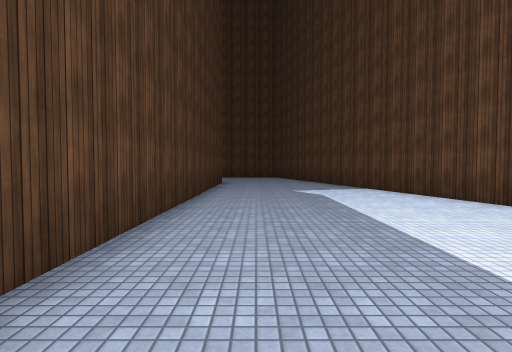
view 1 (above)

23 first-person views from a walk through a Unity game level. The camera is 1.4 m above the floor, tilts 2° down and sees 80° across. The floor is counted in squares, 2 m on a side. Each view is taken from the middle of a square. On the plan, view 1 faces up. The plan holds only what a view shows up to about 10 squares ahead; the rest is blank. The place goes on beyond the plan. The player is left out. Some surface patterns are stand-ins.

view 2
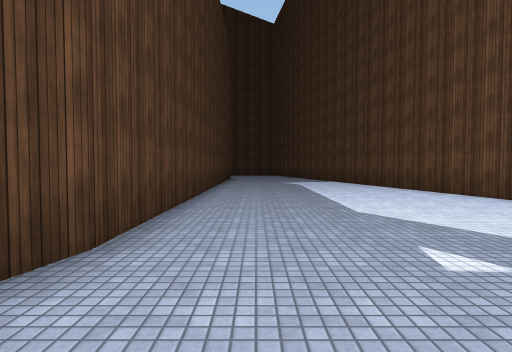

view 3
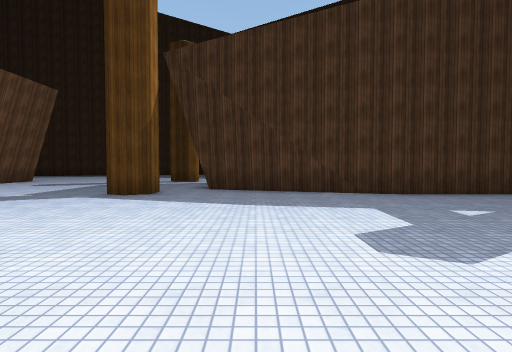

view 4
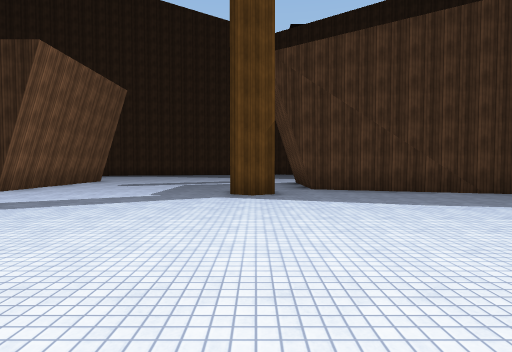

view 5
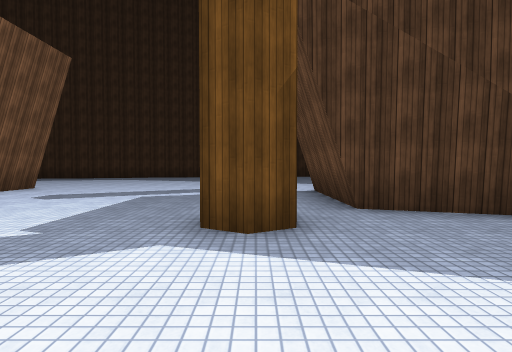

view 6
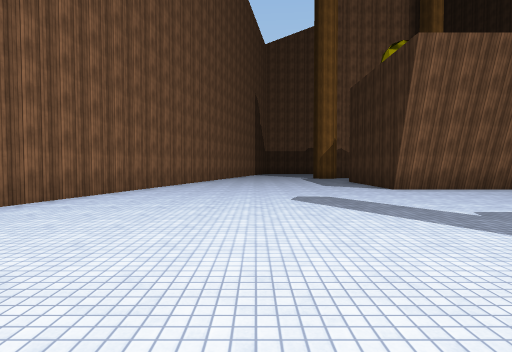

view 7
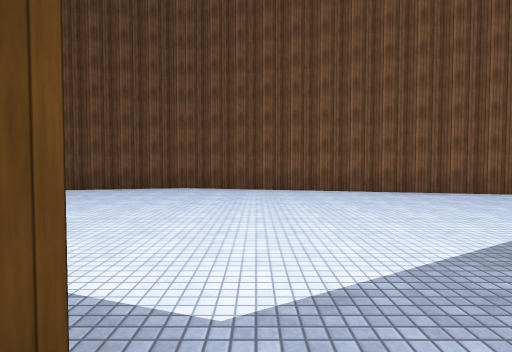

view 8
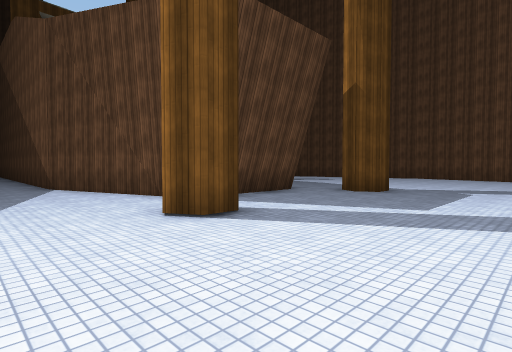

view 9
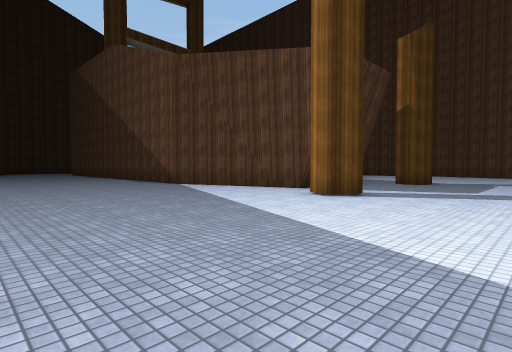

view 10
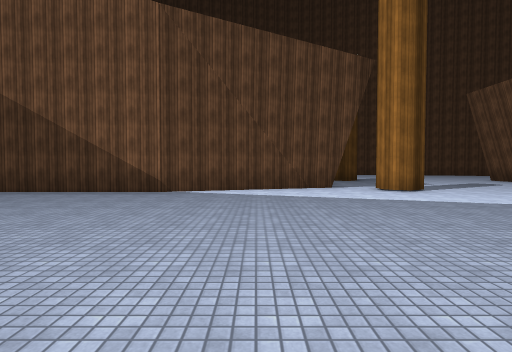

view 11
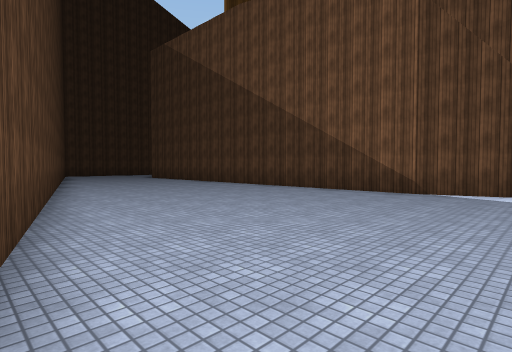

view 12
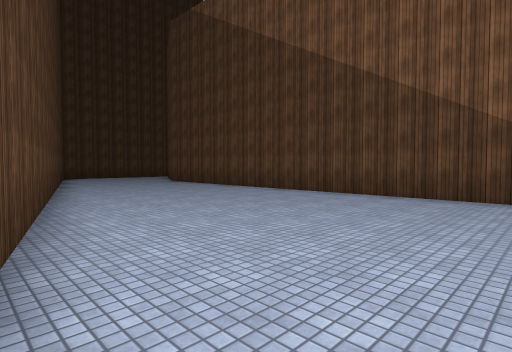

view 13
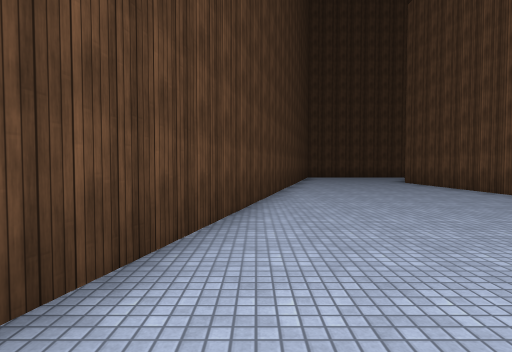

view 14
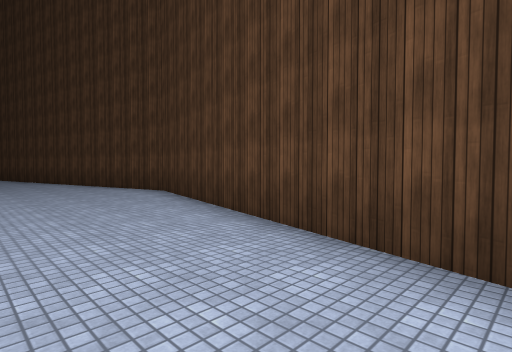

view 15
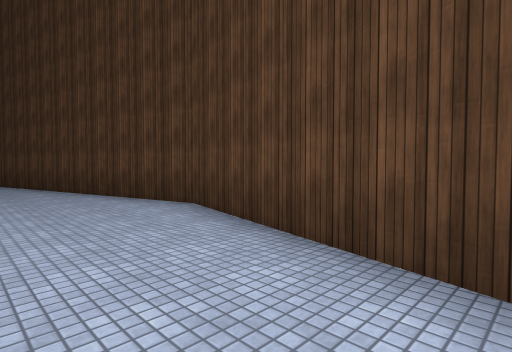

view 16
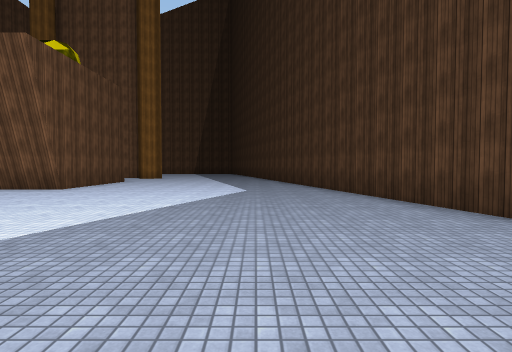

view 17
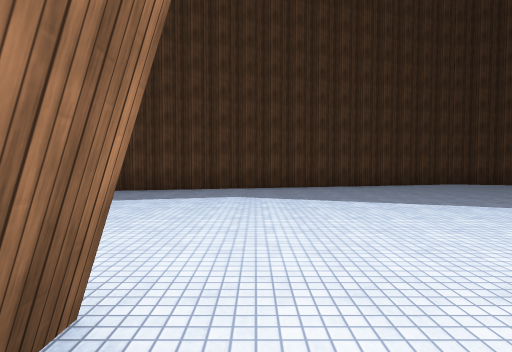

view 18
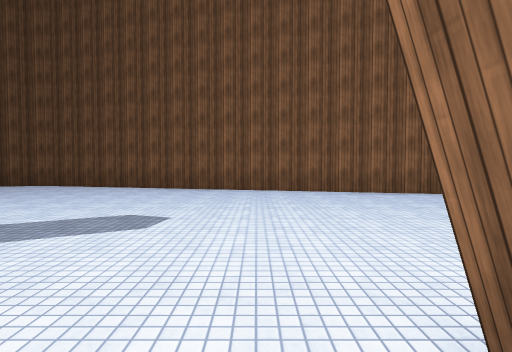

view 19
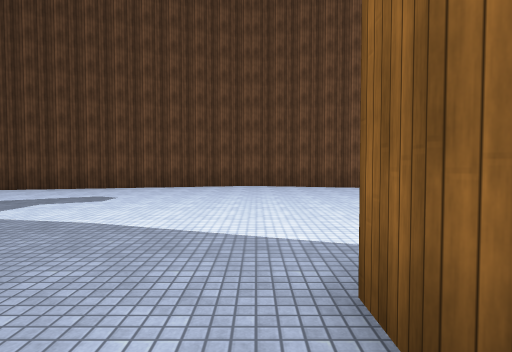

view 20
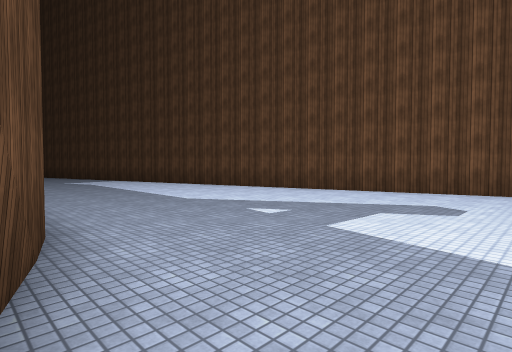

view 21
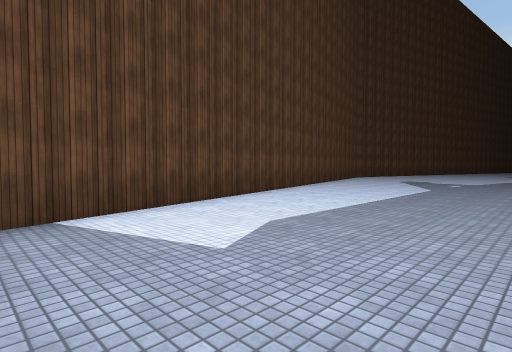

view 22
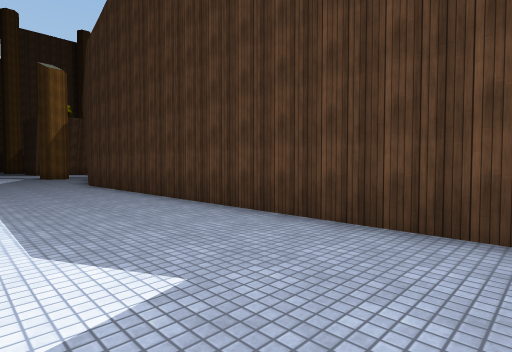

view 23
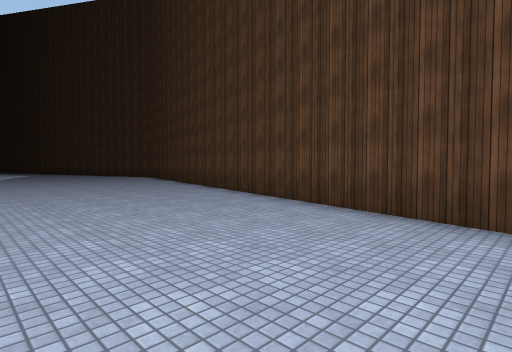

### Floor plan
Points are (right, up) in squares from view 1. A wall is a line through its corners. A room is listed if a view was taken in it or the views show most of it. See-through windows are left out.
Room 1 (views 1, 2, 3, 4, 5, 6, 7, 8, 9, 10, 11, 12, 13, 14, 15, 16, 17, 18, 19, 20, 21, 22, 23)
walls: (-6.9, -8.6) (-7.6, -8.6) (-7.9, -8.1) (-7.6, -7.5) (-6.9, -7.5); (-2.3, -8.1) (-2, -7.5) (-1.4, -7.5) (-1.1, -8.1) (-1.4, -8.6) (-2, -8.6) (-2.3, -8.1); (-1.4, -1.4) (-2.6, -6.6) (-6.3, -6.6) (-8, -1.5) (-8, 10.1); (-7.4, -14.6) (-2, -14.6); (-2, -14.8) (-2, -16); (-7.4, -16) (-7.4, -14.8); (4.9, -16.5) (7.4, -6.8) (3.1, 10); (-1.4, 10) (-1.4, -1.5); (-12.8, 10.4) (-17.2, -6.8) (-14.7, -16.6)
low walls: (-7.4, -14.8) (-6.6, -14.8); (-2.4, -14.8) (-2, -14.8)

Positions as (right, up) in squares from view 1, and headings:
1: (0, 0), facing up
2: (0, -4), facing up
3: (6, -5), facing left
4: (6, -8), facing left
5: (2, -8), facing left
6: (2, -6), facing down
7: (-2, -9), facing right
8: (-10, -12), facing up-right
9: (-14, -12), facing up-right
10: (-16, -4), facing right
11: (-16, -4), facing up-right
12: (-15, 0), facing up-right
13: (-14, 0), facing up
14: (-13, 1), facing down-left
15: (-14, -2), facing down-left
16: (-13, -6), facing down
17: (-6, -14), facing left
18: (-3, -14), facing right
19: (-3, -7), facing right
20: (-2, -5), facing up-right
21: (-1, 10), facing down-right
22: (2, 10), facing down-left
23: (-9, 10), facing down-left
